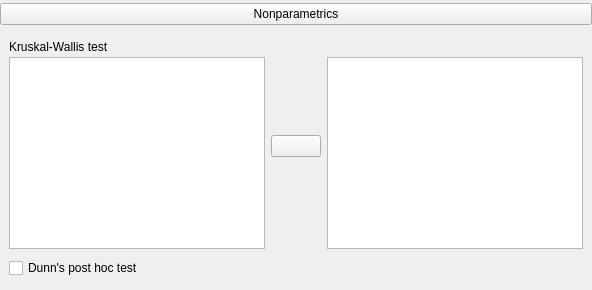
    <widget class="QWidget" name="groupKruskal" native="true">
     <property name="minimumSize">
      <size>
       <width>0</width>
       <height>0</height>
      </size>
     </property>
     <layout class="QGridLayout" name="gridLayout_34">
      <property name="leftMargin">
       <number>0</number>
      </property>
      <property name="topMargin">
       <number>3</number>
      </property>
      <property name="rightMargin">
       <number>0</number>
      </property>
      <property name="bottomMargin">
       <number>3</number>
      </property>
      <item row="4" column="0">
       <widget class="QWidget" name="containerKruskal" native="true">
        <property name="minimumSize">
         <size>
          <width>0</width>
          <height>200</height>
         </size>
        </property>
        <layout class="QGridLayout" name="gridLayout_7">
         <item row="0" column="2">
          <widget class="QWidget" name="widget_27" native="true">
           <layout class="QGridLayout" name="gridLayout_36">
            <property name="leftMargin">
             <number>0</number>
            </property>
            <property name="topMargin">
             <number>0</number>
            </property>
            <property name="rightMargin">
             <number>0</number>
            </property>
            <property name="bottomMargin">
             <number>3</number>
            </property>
            <property name="horizontalSpacing">
             <number>0</number>
            </property>
            <property name="verticalSpacing">
             <number>3</number>
            </property>
            <item row="1" column="0">
             <widget class="BoundListView" name="kruskalVariablesAssigned">
              <property name="sizePolicy">
               <sizepolicy hsizetype="Expanding" vsizetype="Expanding">
                <horstretch>0</horstretch>
                <verstretch>0</verstretch>
               </sizepolicy>
              </property>
              <property name="maximumSize">
               <size>
                <width>16777215</width>
                <height>16777215</height>
               </size>
              </property>
             </widget>
            </item>
            <item row="0" column="0">
             <widget class="QLabel" name="label_19">
              <property name="sizePolicy">
               <sizepolicy hsizetype="Fixed" vsizetype="Fixed">
                <horstretch>0</horstretch>
                <verstretch>0</verstretch>
               </sizepolicy>
              </property>
              <property name="text">
               <string/>
              </property>
             </widget>
            </item>
           </layout>
          </widget>
         </item>
         <item row="0" column="1">
          <widget class="AssignButton" name="buttonAssignKruskal">
           <property name="sizePolicy">
            <sizepolicy hsizetype="Fixed" vsizetype="Fixed">
             <horstretch>0</horstretch>
             <verstretch>0</verstretch>
            </sizepolicy>
           </property>
           <property name="minimumSize">
            <size>
             <width>50</width>
             <height>0</height>
            </size>
           </property>
           <property name="maximumSize">
            <size>
             <width>50</width>
             <height>16777215</height>
            </size>
           </property>
           <property name="text">
            <string/>
           </property>
          </widget>
         </item>
         <item row="0" column="0">
          <widget class="QWidget" name="widget_25" native="true">
           <layout class="QGridLayout" name="gridLayout_35">
            <property name="leftMargin">
             <number>0</number>
            </property>
            <property name="topMargin">
             <number>0</number>
            </property>
            <property name="rightMargin">
             <number>0</number>
            </property>
            <property name="bottomMargin">
             <number>3</number>
            </property>
            <property name="horizontalSpacing">
             <number>0</number>
            </property>
            <property name="verticalSpacing">
             <number>3</number>
            </property>
            <item row="0" column="0">
             <widget class="QLabel" name="label_18">
              <property name="sizePolicy">
               <sizepolicy hsizetype="Fixed" vsizetype="Fixed">
                <horstretch>0</horstretch>
                <verstretch>0</verstretch>
               </sizepolicy>
              </property>
              <property name="text">
               <string>Kruskal-Wallis test</string>
              </property>
             </widget>
            </item>
            <item row="1" column="0">
             <widget class="AvailableFieldsListView" name="kruskalVariables">
              <property name="sizePolicy">
               <sizepolicy hsizetype="Expanding" vsizetype="Expanding">
                <horstretch>0</horstretch>
                <verstretch>0</verstretch>
               </sizepolicy>
              </property>
              <property name="maximumSize">
               <size>
                <width>16777215</width>
                <height>16777215</height>
               </size>
              </property>
             </widget>
            </item>
           </layout>
          </widget>
         </item>
         <item row="1" column="0">
          <widget class="BoundCheckBox" name="dunnTest">
           <property name="text">
            <string>Dunn's post hoc test</string>
           </property>
          </widget>
         </item>
        </layout>
       </widget>
      </item>
      <item row="1" column="0">
       <widget class="ExpanderButton" name="expanderOptionsKruskal">
        <property name="sizePolicy">
         <sizepolicy hsizetype="Expanding" vsizetype="Fixed">
          <horstretch>0</horstretch>
          <verstretch>0</verstretch>
         </sizepolicy>
        </property>
        <property name="text">
         <string>Nonparametrics</string>
        </property>
       </widget>
      </item>
     </layout>
    </widget>
